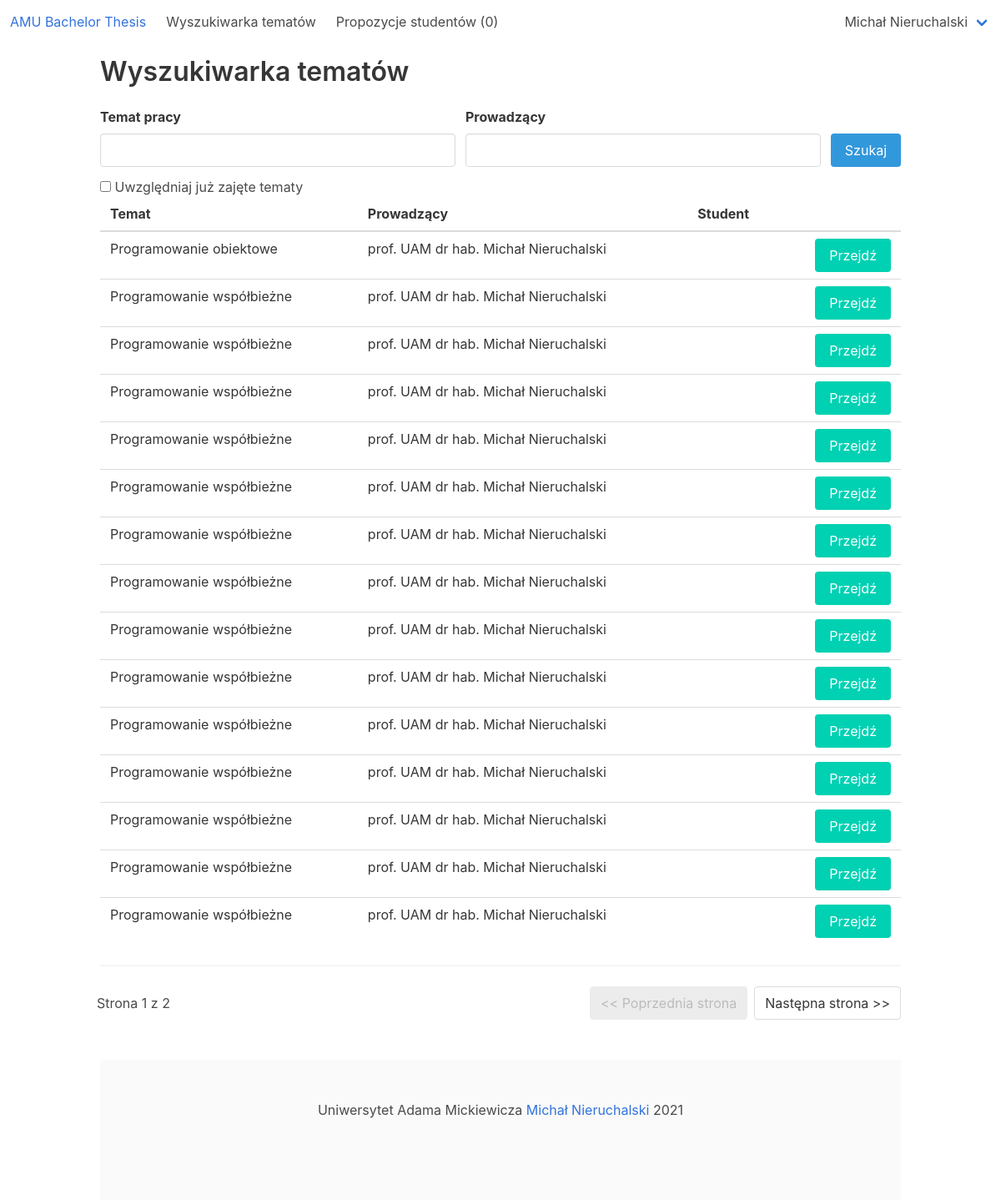
/amu_bachelor_thesis/search_engine (signed in), run on an earlier commit of the app's database.
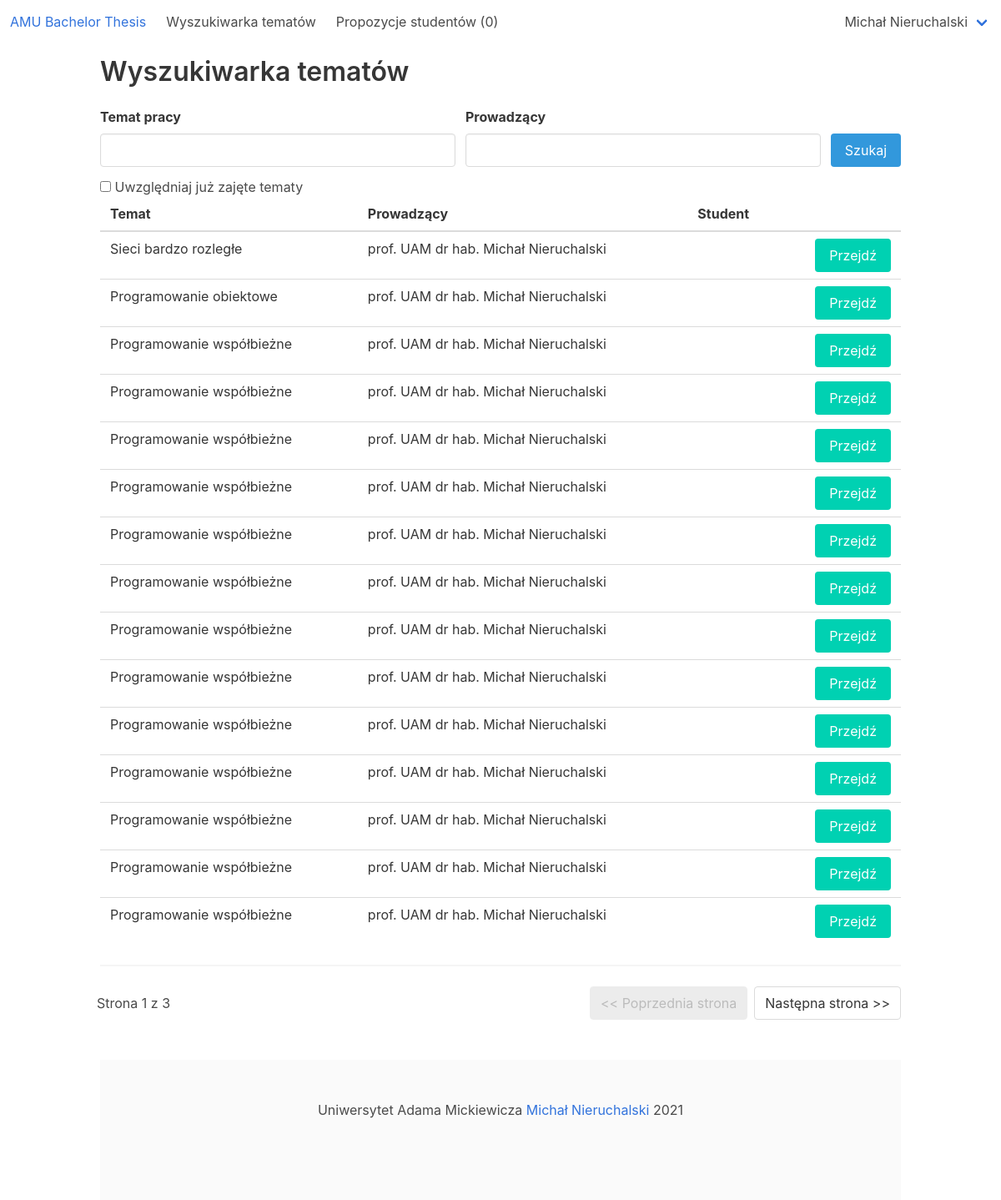
And on a later commit of the database.
### amu_bachelor_thesis_app/models.py (models this page shows, shortened)
class Thesis(models.Model):
    title = models.CharField(max_length=255, blank=False, null=False)
    description = models.CharField(max_length=4000, blank=True, null=True)
    created_at = models.DateTimeField(null=False)
    edited_at = models.DateTimeField(null=True)
    lecturer = models.ForeignKey(Lecturer, on_delete=models.PROTECT, null=False)
    student = models.OneToOneField(Student, on_delete=models.SET_NULL, null=True)

class Lecturer(models.Model):
    first_name = models.CharField(max_length=180, blank=False, null=False)
    last_name = models.CharField(max_length=180, blank=False, null=False)
    degree = models.CharField(max_length=180, blank=True, null=True)
    interests = models.CharField(max_length=2000, blank=True, null=True)
    description = models.CharField(max_length=4000, blank=True, null=True)
    user = models.OneToOneField(User, on_delete=models.CASCADE, primary_key=True)
    def __str__(self):
        return self.first_name + ' ' + self.last_name
    @property
    def name_with_degree(self):
        return self.degree + ' ' + self.first_name + ' ' + self.last_name

### amu_bachelor_thesis_app/views/thesis_views.py (the view)
# urls.py: path('search_engine', thesis_views.ThesisSearchEngine.as_view(), name="search_engine"),
@method_decorator(login_required, name='dispatch')
class ThesisSearchEngine(generic.ListView):
    model = Thesis
    paginate_by = 15
    template_name = 'amu_bachelor_thesis_app/search_engine.html'
    def get_queryset(self):
        search_title = self.request.GET.get('thesis_title')
        if search_title is None:
            search_title = ''
        search_lecturer = self.request.GET.get('thesis_lecturer')
        if search_lecturer is None:
            search_lecturer = ''
        search_include_already_selected = self.request.GET.get('include_already_selected') == 'on'
        queryset = Thesis.objects.annotate(
            lecturer_name_with_degree=Concat('lecturer__degree', Value(' '),
                                             'lecturer__first_name', Value(' '),
                                             'lecturer__last_name')
        )
        if search_include_already_selected:
            return queryset.filter(
                title__icontains=search_title,
                lecturer_name_with_degree__icontains=search_lecturer)
        else:
            return queryset.filter(
                title__icontains=search_title,
                lecturer_name_with_degree__icontains=search_lecturer,
                student_id__isnull=True)

### amu_bachelor_thesis_app/models.py (called while the page is built)
    def __str__(self):
        if self.role == User.STUDENT:
            return str(self.student)
        if self.role == User.LECTURER:
            return str(self.lecturer)
        return self.email

    def is_student(self):
        return self.role == User.STUDENT

    def is_lecturer(self):
        return self.role == User.LECTURER

    @property
    def is_superuser(self):
        return self.role == self.SUPERUSER

### amu_bachelor_thesis_app/templatetags/helpers.py (called while the page is built)
@register.simple_tag
def get_number_of_notifications(user):
    return user.notification_set.count()

@register.simple_tag
def has_notifications(user):
    return user.notification_set.filter(is_seen=False).count() == 0

### amu_bachelor_thesis_app/templatetags/lecturer.py (called while the page is built)
@register.simple_tag
def count_thesis_propositions(lecturer):
    return ThesisProposition.objects.filter(lecturer=lecturer, is_active=True).count()

### amu_bachelor_thesis_app/templatetags/pagination.py (called while the page is built)
@register.simple_tag(takes_context=True)
def url_replace(context, **kwargs):
    query = context['request'].GET.copy()
    query.pop('page', None)
    query.update(kwargs)
    return query.urlencode()

### amu_bachelor_thesis_app/templates/amu_bachelor_thesis_app/search_engine.html (shortened to what this page needs)
{% extends 'amu_bachelor_thesis_app/base.html' %}
{% block content %}
    <h2 class="title">Wyszukiwarka tematów</h2>
    <form method="get">
        <div class="field is-grouped">
            <p class="control is-expanded">
                <label class="label">Temat pracy</label>
                <input class="input" type="text" name="thesis_title" value="{{ request.GET.thesis_title }}">
            </p>
            <p class="control is-expanded">
                <label class="label">Prowadzący</label>
                <input class="input" type="text" name="thesis_lecturer" value="{{ request.GET.thesis_lecturer }}">
            </p>
            <p class="control is-align-self-flex-end">
                <button class="button is-info" type="submit">
                    Szukaj
                </button>
            </p>
        </div>
        <div class="field">
            <label class="checkbox">
                <input type="checkbox" name="include_already_selected" {% if request.GET.include_already_selected %}checked{% endif %}>
                    Uwzględniaj już zajęte tematy
            </label>
        </div>
    </form>
    {% if page_obj %}
        <table class="table is-fullwidth">
            <thead>
                <tr>
                    <th>Temat</th>
                    <th>Prowadzący</th>
                    <th>Student</th>
                    <th></th>
                </tr>
            </thead>
            <tbody>
                {% for thesis in page_obj %}
                    <tr>
                        <td>{{ thesis.title }}</td>
                        <td>{{ thesis.lecturer.name_with_degree }}</td>
                        <td>
                        </td>
                        <td class="has-text-right">
                            <a href={% url 'amu_bachelor_thesis:thesis' thesis.id %} class="button is-primary">
                                Przejdź
                            </a>
                        </td>
                    </tr>
                {% endfor %}
            </tbody>
        </table>
        {% include 'amu_bachelor_thesis_app/shell/pagination.html' %}
    {% else %}
        <div class="has-text-centered mt-4 mb-4">
            Brak pasujących rekordów :(
        </div>
    {% endif %}
{% endblock %}

### amu_bachelor_thesis_app/templates/amu_bachelor_thesis_app/shell/navbar.html (shortened to what this page needs)
{% load lecturer %}
{% load helpers %}
<nav class="navbar" role="navigation">
    <div class="navbar-brand">
        <a class="navbar-item" href="{% url 'amu_bachelor_thesis:home' %}">
            <h1>AMU Bachelor Thesis</h1>
        </a>
    </div>
    <div id="navbarBasicExample" class="navbar-menu">
        <div class="navbar-start">
            {% if user.is_authenticated %}
                <a class="navbar-item" href="{% url 'amu_bachelor_thesis:search_engine' %}">Wyszukiwarka tematów</a>
            {% endif %}
            {% if user.is_lecturer %}
                <a class="navbar-item" href="{% url 'amu_bachelor_thesis:lecturer_manage_thesis_propositions' %}">
                    Propozycje studentów ({% count_thesis_propositions user.lecturer %})
                </a>
            {% endif %}
        </div>
    </div>
    <div class="navbar-end">
        <div class="navbar-end">
            {% if user.is_authenticated %}
                <div class="navbar-item has-dropdown is-hoverable">
                    <a class="navbar-link">{{ user }}</a>
                </div>
            {% endif %}
        </div>
    </div>
</nav>

What changed in the data, as far as the page shows it:
removed Thesis: title "Programowanie współbieżne", lecturer.name_with_degree "prof. UAM dr hab. Michał Nieruchalski"
now on this page (row edited): Thesis: title "Sieci bardzo rozległe", lecturer.name_with_degree "prof. UAM dr hab. Michał Nieruchalski"
Also different on the page:
{{ page_obj.paginator.num_pages }}: "2" → "3"
